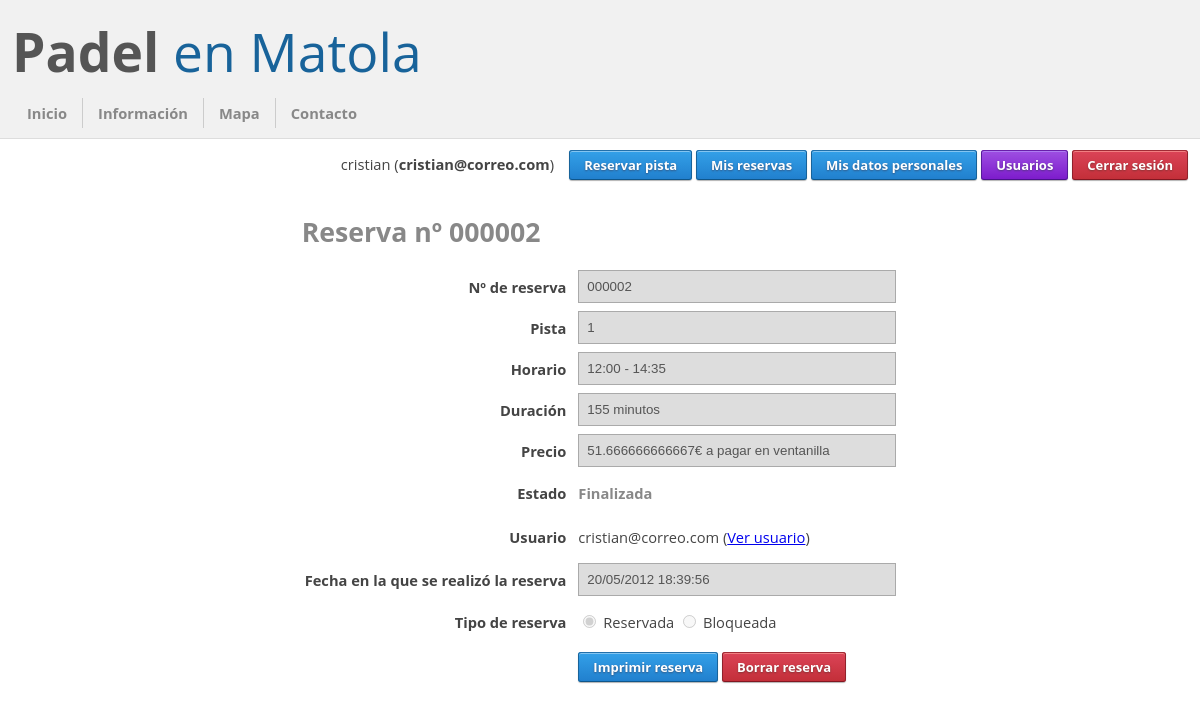
The app's page /Padel/reserva.php?id=2 (signed in), older data.
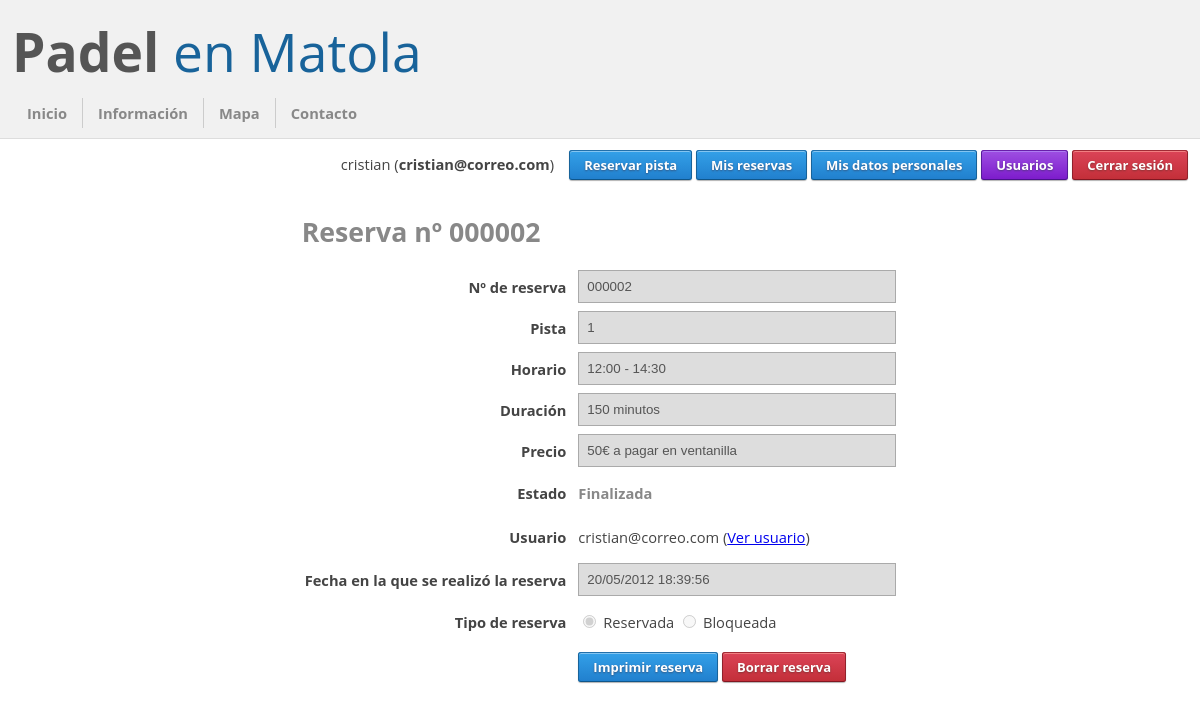
The same page, newer data.
### tables this page shows
create table reservas
(
    id int not null auto_increment,
    id_usuario int not null,
    id_pista int not null,
    fecha_inicio datetime not null,
    fecha_fin datetime not null,
    fecha_realizacion datetime not null,
    reservable int not null default 1,
    primary key (id),
    unique (id_pista, fecha_inicio),
    unique (id_pista, fecha_fin)
);

### Padel/ENReserva.php (called while the page is built, shortened)
<?php
require_once 'minilibreria.php';
class ENReserva
{
    private $id;
    private $id_pista;
    private $fecha_inicio;
    private $fecha_fin;
    private $fecha_realizacion;
    private $reservable;
    public function getId()
    {
        return $this->id;
    }
    public function getIdPista()
    {
        return $this->id_pista;
    }
    public function getFechaInicio()
    {
        return $this->fecha_inicio;
    }
    public function getFechaFin()
    {
        return $this->fecha_fin;
    }
    public function getFechaRealizacion()
    {
        return $this->fecha_realizacion;
    }
    public function getDuracion()
    {
        $interval = $this->fecha_inicio->diff($this->fecha_fin, true);
        return $interval->h * 60 + $interval->i;
    }
    public function getEstado()
    {
        if ($this->fecha_inicio > new DateTime())
            return "Pendiente";
        else if ($this->fecha_fin < new DateTime())
            return "Finalizada";
        else
            return "En curso";
    }
    public function getReservable()
    {
        return $this->reservable;
    }
    public function __construct()
    {
        $this->id = 0;
        $this->id_pista = 0;
        $this->fecha_inicio = new DateTime();
        $this->fecha_fin = new DateTime();
        $this->fecha_realizacion = new DateTime();
        $this->reservable = true;
    }
    private static function obtenerDatos($fila) {
        $reserva = new ENReserva;
        $reserva->id = $fila[0];
        $reserva->id_usuario = $fila[1];
        $reserva->id_pista = $fila[2];
        $reserva->fecha_inicio = new DateTime($fila[3]);
        $reserva->fecha_fin = new DateTime($fila[4]);
        $reserva->fecha_realizacion = new DateTime($fila[5]);
        $reserva->reservable = ($fila[6] == "0" || $fila[6] == 0) ? false : true;
        return $reserva;
    }
    public static function obtenerPorId($id)
    {
        $id = filtrarCadena($id);
        $usuario = NULL;
        try
        {
            $conexion = BD::conectar();
            $sentencia = "select *";
            $sentencia = "$sentencia from reservas";
            $sentencia = "$sentencia where id = '$id'";
            $resultado = mysql_query($sentencia, $conexion);
            if ($resultado)
            {
                $fila = mysql_fetch_array($resultado);
                if ($fila)
                {
                    $usuario = self::obtenerDatos($fila);
                }
            }
            else
            {
                echo "ENReserva::obtenerPorId() " . mysql_error();
            }
        }
        catch (Exception $e)
        {
            $usuario = NULL;
            echo "ENReserva::obtenerPorId() " . $e->getMessage();
        }
        return $usuario;
    }
}
?>

### Padel/minilibreria.php (called while the page is built, shortened)
<?php
    require_once 'constantes.php';
    require_once 'BD.php';
    require_once 'ENUsuario.php';
    require_once 'ENReserva.php';
    function getUsuario()
    {
        $usuario = null;
        if (!isset($_SESSION["usuario"]))
        {
            if (isset($_COOKIE["email"]) && isset($_COOKIE["contrasena"]))
            {
                $usuario2 = ENUsuario::obtenerPorEmail($_COOKIE["email"]);
                if ($usuario2 != null)
                {
                    if ($usuario2->getContrasena() == $_COOKIE["contrasena"])
                    {
                        $_SESSION["usuario"] = serialize($usuario2);
                        $usuario = $usuario2;
                    }
                }
            }
        }
        else
        {
            $usuario = unserialize($_SESSION["usuario"]);
        }
        return $usuario;
    }
    function filtrarCadena($cadena)
    {
        if ($cadena != NULL)
        {
            if (is_string($cadena) || is_numeric($cadena))
            {
                $cadena = str_replace("'", "", $cadena);
                $cadena = str_replace("\\", "", $cadena);
                $cadena = str_replace("\"", "", $cadena);
                $cadena = str_replace("=", "", $cadena);
                $cadena = str_replace(">", "", $cadena);
                $cadena = str_replace("<", "", $cadena);
                $cadena = str_replace("\/", "", $cadena);
                $cadena = str_replace("/", "", $cadena);
                $cadena = str_replace("%", "", $cadena);
                $cadena = str_replace(";", ":", $cadena);
                $cadena = str_replace("|", "", $cadena);
                $cadena = str_replace("&", "", $cadena);
                return $cadena;
            }
        }
        return "";
    }
    function rellenar($cadena,$caracter,$digitos)
    {
        while (strlen($cadena)<$digitos)
        {
            $cadena = "$caracter$cadena";
        }
        return $cadena;
    }
?>

### Padel/BD.php (called while the page is built, shortened)
<?php
class BD
{
    private static $ip;
    private static $usuario;
    private static $contrasena;
    public static function espeficarDatos($ip, $usuario, $contrasena, $nombreBd)
    {
        self::$ip = $ip;
        self::$usuario = $usuario;
        self::$contrasena = $contrasena;
    }
    public static function conectar()
    {
        if (!($conexion=mysql_connect(self::$ip,self::$usuario,self::$contrasena)))
        {
            echo "BD::conectar No se pudo conectar al servidor de la base de datos.";
            $conexion = NULL;
            exit();
        }
        return $conexion;
    }
    public static function desconectar($conexion = NULL)
    {
        if ($conexion != NULL)
            return mysql_close($conexion);
        else
            return mysql_close();
    }
}
?>

### Padel/constantes.php (called while the page is built, shortened)
<?php
$PRECIOHORA = 20;
$RELLENO = 6;
?>

### Padel/ENUsuario.php (called while the page is built, shortened)
<?php
require_once 'minilibreria.php';
class ENUsuario
{
     private $admin;
     public function getAdmin()
     {
         return $this->admin;
     }
    public function  __construct()
    {
        $this->admin = false;
    }
    private static function obtenerDatos($fila)
    {
        $usuario = new ENUsuario;
        $usuario->id = $fila[0];
        $usuario->email = $fila[1];
        $usuario->nombre = utf8_encode($fila[2]);
        $usuario->contrasena = $fila[3];
        $usuario->dni = utf8_encode($fila[4]);
        $usuario->sexo = $fila[5];
        $usuario->direccion = utf8_encode($fila[6]);
        $usuario->telefono = utf8_encode($fila[7]);
        $usuario->admin = ($fila[8] == "0" || $fila == 0) ? false : true;
        $usuario->fecha_registro = new DateTime($fila[9]);
        return $usuario;
    }
    public static function obtenerPorId($id)
    {
        $id = filtrarCadena($id);
        $usuario = NULL;
        try
        {
            $sentencia = "select *";
            $sentencia = "$sentencia from usuarios";
            $sentencia = "$sentencia where id = '$id'";
            $resultado = mysql_query($sentencia, BD::conectar());
            if ($resultado)
            {
                $fila = mysql_fetch_array($resultado);
                if ($fila)
                {
                    $usuario = self::obtenerDatos($fila);
                }
            }
            else
            {
                echo "ENUsuario::obtenerPorId() ".mysql_error();
            }
        }
        catch (Exception $e)
        {
            $usuario = NULL;
            echo "ENUsuario::obtenerPorId() ".$e->getMessage();
        }
        return $usuario;
    }
}
?>

### Padel/reserva.php (the view, shortened to what the changed rows need)
<?php
include_once "base.php";
$usuario = getUsuario();
$id = getGet("id");
$reserva = ENReserva::obtenerPorId($id);
$usuarioReseva = ENUsuario::obtenerPorId($reserva->getIdUsuario());
?>
<div id="externo">
    <div id="interno">
        <div id="reserva">
            <h3><span>Reserva nº <?php echo rellenar($reserva->getId(), '0', $RELLENO); ?></span></h3>
            <form id="formulario" action="operarborrarreserva.php" method="post" enctype="multipart/form-data" onsubmit="return confirmarBorrarReserva();">
                <table>
                    <tr>
                        <td class="columna2">
                            <input type="text" value="<?php echo rellenar($reserva->getId(), '0', $RELLENO); ?>" readonly="readonly" class="textinputreadonly" />
                        </td>
                    </tr>
                    <tr>
                        <td class="columna2"><input type="text" value="<?php echo $reserva->getIdPista(); ?>" readonly="readonly" class="textinputreadonly" /></td>
                    </tr>
                    <tr>
                        <td class="columna2"><input type="text" value="<?php echo $reserva->getFechaInicio()->format('H:i')." - ".$reserva->getFechaFin()->format('H:i'); ?>" name="" readonly="readonly" class="textinputreadonly" /></td>
                    </tr>
                    <tr>
                        <td class="columna2"><input type="text" value="<?php echo $reserva->getDuracion(); ?> minutos" readonly="readonly" class="textinputreadonly" /></td>
                    </tr>
                    <tr>
                        <td class="columna2"><input type="text" value="<?php echo $reserva->getDuracion() * $PRECIOHORA / 60; ?>€ a pagar en ventanilla" readonly="readonly" class="textinputreadonly" /></td>
                    </tr>
                    <tr>
                        <td class="columna2"><div class="textinputfake">
                            <?php
                                $clase = ($reserva->getEstado() ==  "Pendiente") ? "pendiente" : ($reserva->getEstado() == "Finalizada" ? "finalizada" : "encurso");
                                echo "<span class=\"$clase\">".$reserva->getEstado()."</span>\n";
                            ?>
                        </div></td>
                    </tr>
                    <tr>
                        <td class="columna2"><input type="text" value="<?php echo $reserva->getFechaRealizacion()->format('d/m/Y H:i:s'); ?>" readonly="readonly" class="textinputreadonly" /></td>
                    </tr>
                    <?php if ($usuario->getAdmin()) { ?>
                    <tr>
                        <td class="columna1">Tipo de reserva</td>
                        <td class="columna2"><div class="textinputfake">
                            <input type="radio" name="tipo" value="" <?php echo ($reserva->getReservable()) ? "checked=\"checked\"" : ""; ?> readonly="readonly" disabled='disabled' /> Reservada
                            <input type="radio" name="tipo" value="" <?php echo (!$reserva->getReservable()) ? "checked=\"checked\"" : ""; ?> readonly="readonly" disabled='disabled' /> Bloqueada
                        </div></td>
                    </tr>
                    <?php } ?>
               </table>
            </form>
        </div>
    </div>
</div>

Row changes from the older to the newer data that the page shows:
changed reservas "Finalizada": fecha_inicio+fecha_fin "12:00 - 14:35" → "12:00 - 14:30"; fecha_inicio+fecha_fin "155 minutos" → "150 minutos"; fecha_inicio+fecha_fin "51.666666666667€ a pagar en ventanilla" → "50€ a pagar en ventanilla"
